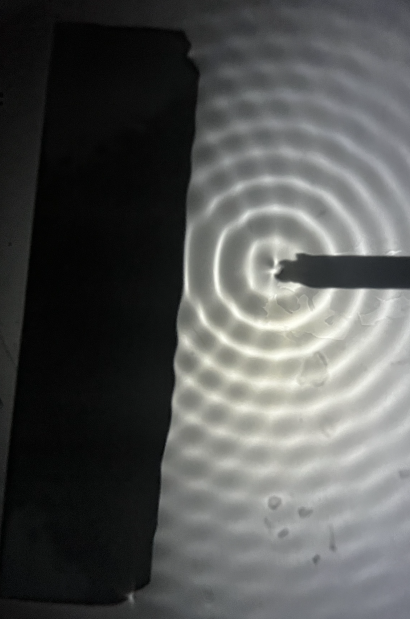
#> input picture agua/Captura de Pantalla 2024-04-07 a la(s) 22.02.20.png, 820 x 1238 px (shown at 1/2 size)
$ jupyter execute Untitled.ipynb
#> lines starting #> are read from the running program, lines starting #| are printed output that depends on the picture
[cell 1]
from PIL import Image
import numpy as np
import matplotlib.pyplot as plt

[cell 2]
def cargar_imagen(ruta_imagen, limites_recorte):
    # Carga la imagen
#> called with limites_recorte = (400, 0, 700, 500)
    with Image.open(ruta_imagen) as img:
        # Recorta la imagen
#> img is the input picture: PIL image 820x1238 RGBA; mean R, G, B, A 84.6, 86, 84.9, 255
        img_recortada = recortar_imagen(img, limites_recorte)
#> in recortar_imagen, `return imagen.crop(limites_recorte)`:
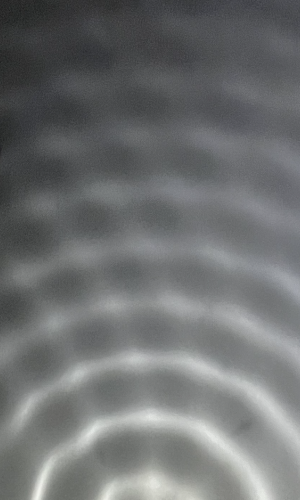
#> returned value: PIL image 300x500 RGBA; mean R, G, B, A 110.6, 112.7, 113.3, 255
        # Convierte la imagen a escala de grises
        img_recortada_gris = img_recortada.convert('L')
        # Convierte la imagen recortada a un array numpy
        imagen_array = np.array(img_recortada_gris)
        # Obtiene las dimensiones de la imagen recortada en píxeles
        ancho_pixeles, alto_pixeles = img_recortada_gris.size
#> ancho_pixeles = 300; alto_pixeles = 500
        # Convierte las dimensiones de píxeles a centímetros
        ancho_cm = ancho_pixeles * 0.8/100
#> ancho_cm = 2.4
        alto_cm = alto_pixeles * 0.8/100
#> alto_cm = 4
        return imagen_array, ancho_cm, alto_cm

def recortar_imagen(imagen, limites_recorte):
    """
    Recorta la imagen utilizando los límites especificados y devuelve la imagen recortada.
    Los limites_recorte deben ser una tupla (izquierda, superior, derecha, inferior).
    """
    return imagen.crop(limites_recorte)

def mostrar_grafica_imagen(info):
    # Muestra la imagen recortada
    imagen_array, ancho_cm, alto_cm = info
    plt.imshow(imagen_array, cmap='gray', extent=(0, ancho_cm, 0, alto_cm))
    plt.title("Imagen Recortada")
    plt.xlabel("Ancho (cm)")
    plt.ylabel("Alto (cm)")
    plt.colorbar(label='Intensidad de Grises')
    plt.show()

def graficar_intensidad(info, orientacion_eje_x):
    # Determina la orientación del eje x
#> called with orientacion_eje_x = 'columna'
    imagen_array, ancho_cm, alto_cm = info
#> ancho_cm = 2.4; alto_cm = 4
    fig, axs = plt.subplots(1, 2, figsize=(10, 5))
    im1 = axs[0].imshow(imagen_array, cmap='gray', extent=(0, ancho_cm, 0, alto_cm))
    axs[0].set_title("Imagen Recortada")
    axs[0].set_xlabel("Ancho (cm)")
    axs[0].set_ylabel("Alto (cm)")
    plt.colorbar(im1, ax=axs[0], label='Intensidad de Grises')
    if orientacion_eje_x == 'fila':
        intensidad = np.mean(imagen_array, axis=0)
        x = np.linspace(0, ancho_cm, len(intensidad))
        axs[1].plot(x, intensidad)
        axs[1].set_title("Intensidad de Grises")
        axs[1].set_xlabel("Eje x [cm]")
        axs[1].set_ylabel("Intensidad Promedio")
        axs[1].scatter(4,130)
    elif orientacion_eje_x == 'columna':
        intensidad = np.mean(imagen_array, axis=1)
#> intensidad = 500 values, max 162.1 at index 420, min 59.06 at index 1, mean 112.2
        y = np.linspace(0, alto_cm, len(intensidad))
#> y = 500 values from 0 to 4
        axs[1].plot(y, intensidad)
        axs[1].set_title("Intensidad de Grises")
        axs[1].set_xlabel("Eje y [cm]")
        axs[1].set_ylabel("Intensidad Promedio")
    plt.subplots_adjust(wspace=0.5)

Onda puntual

[cell 3]
# Ruta de la imagen y límites de recorte
ruta_imagen = 'Captura de Pantalla 2024-04-07 a la(s) 22.02.20.png'
limites_recorte = (400, 0, 700, 500)

# Carga de la imagen y obtención de dimensiones
info = cargar_imagen(ruta_imagen, limites_recorte)
# Muestra la gráfica de la imagen recortada


# Grafica la intensidad con orientación del eje x en la columna de la mitad de la imagen
graficar_intensidad(info, orientacion_eje_x='columna')
print(64)
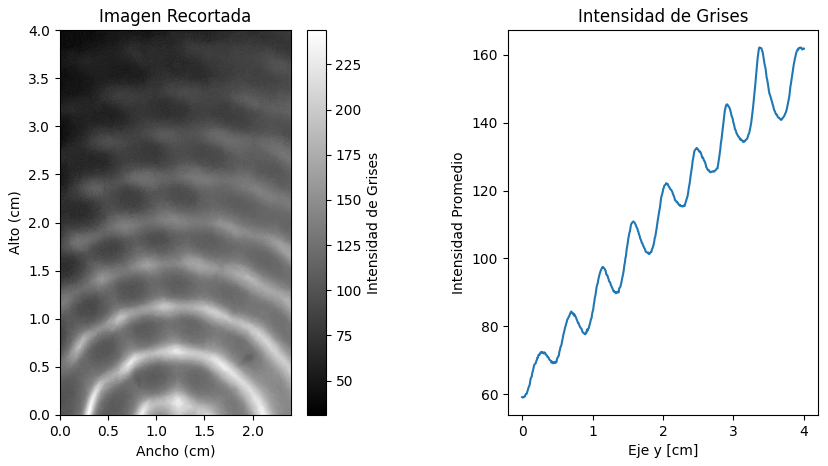
#> figure drawn by matplotlib, 3 panels; panel 2: curve peaks at x = 3.37, y = 162.1

[cell 4]
# Ruta de la imagen y límites de recorte
ruta_imagen = 'dos.png'
limites_recorte = (800, 0, 870, 400)

# Carga de la imagen y obtención de dimensiones
info = cargar_imagen(ruta_imagen, limites_recorte)
#> call 2 of cargar_imagen, with ruta_imagen = 'dos.png', limites_recorte = (800, 0, 870, 400)
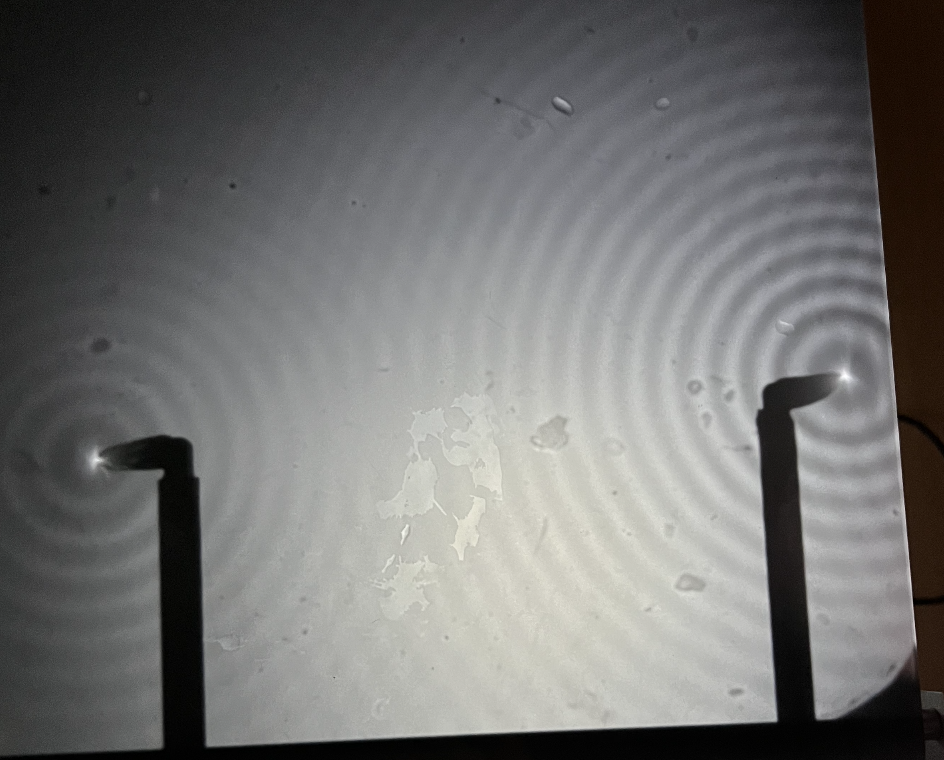
#> input picture agua/dos.png, 944 x 760 px
#> in cargar_imagen, img is the input picture: PIL image 944x760 RGBA; mean R, G, B, A 113.1, 113, 112, 255
#> call 2 of recortar_imagen, with limites_recorte = (800, 0, 870, 400)
#> in recortar_imagen (call 2), `return imagen.crop(limites_recorte)`:
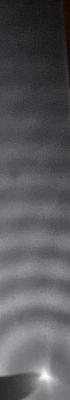
#> returned value: PIL image 70x400 RGBA; mean R, G, B, A 89, 88.9, 92.8, 255
# Muestra la gráfica de la imagen recortada

# Grafica la intensidad con orientación del eje x en la columna de la mitad de la imagen
graficar_intensidad(info, orientacion_eje_x='columna')
print(62)
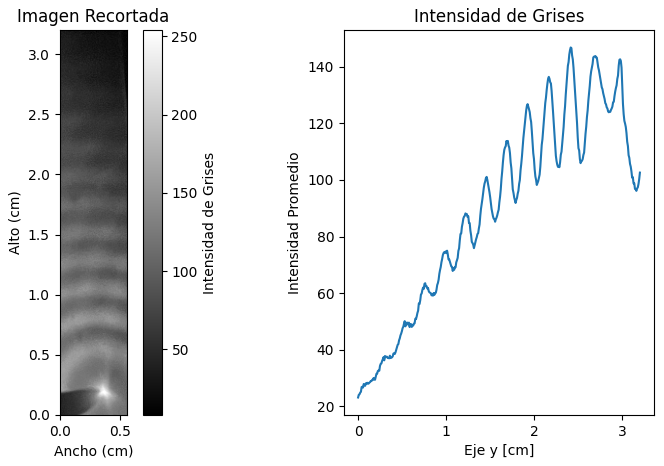
#> figure drawn by matplotlib, 3 panels; panel 2: curve peaks at x = 2.41, y = 146.7

[cell 5]
# Ruta de la imagen y límites de recorte
ruta_imagen = 'concavo.png'
limites_recorte = (1100, 0, 1200, 700)

# Carga de la imagen y obtención de dimensiones
info = cargar_imagen(ruta_imagen, limites_recorte)
#> call 3 of cargar_imagen, with ruta_imagen = 'concavo.png', limites_recorte = (1100, 0, 1200, 700)
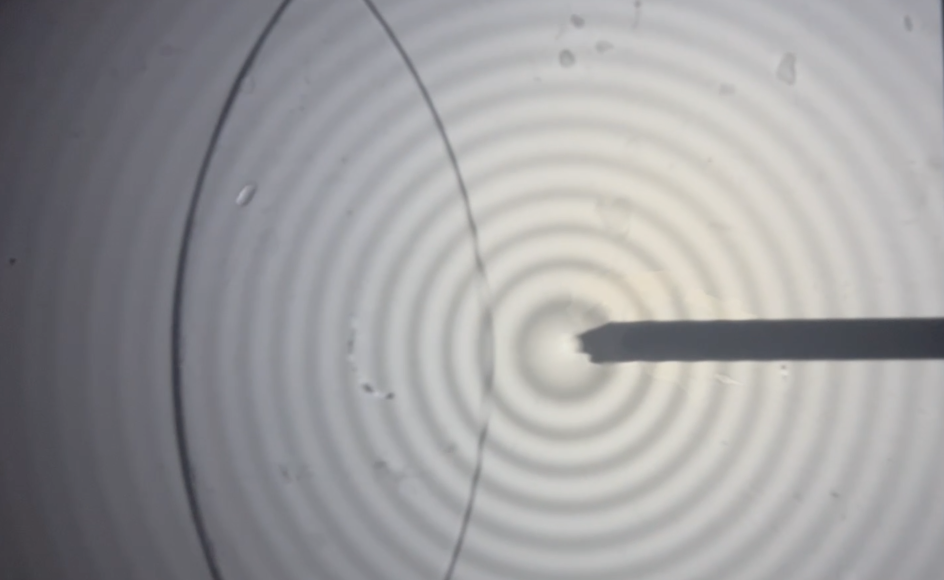
#> input picture agua/concavo.png, 1888 x 1160 px (shown at 1/2 size)
#> in cargar_imagen, img is the input picture: PIL image 1888x1160 RGBA; mean R, G, B, A 157.1, 156.6, 158.4, 255
#> call 3 of recortar_imagen, with limites_recorte = (1100, 0, 1200, 700)
#> in recortar_imagen (call 3), `return imagen.crop(limites_recorte)`:
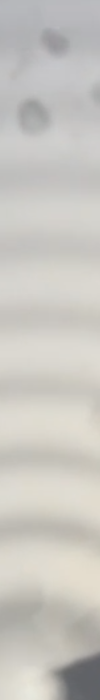
#> returned value: PIL image 100x700 RGBA; mean R, G, B, A 199.9, 197.7, 192.4, 255
# Muestra la gráfica de la imagen recortada

# Grafica la intensidad con orientación del eje x en la columna de la mitad de la imagen
graficar_intensidad(info, orientacion_eje_x='columna')
print(64)
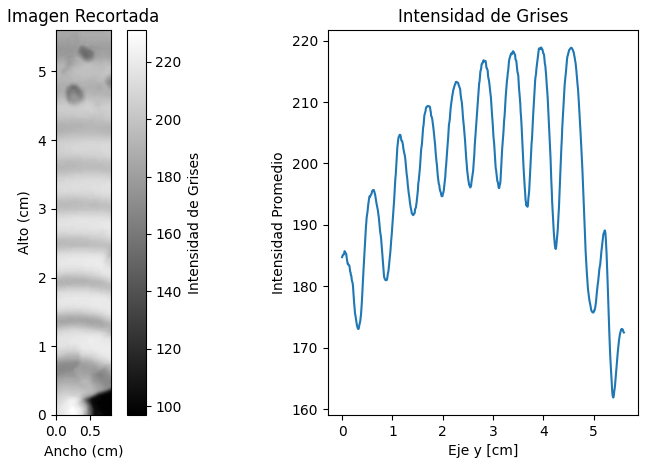
#> figure drawn by matplotlib, 3 panels; panel 2: curve peaks at x = 3.96, y = 218.9

[cell 6]
# Ruta de la imagen y límites de recorte
ruta_imagen = 'concavo.png'
limites_recorte = (0, 600, 1200, 750)

# Carga de la imagen y obtención de dimensiones
info = cargar_imagen(ruta_imagen, limites_recorte)
#> call 4 of recortar_imagen, with limites_recorte = (0, 600, 1200, 750)
#> in recortar_imagen (call 4), `return imagen.crop(limites_recorte)`:
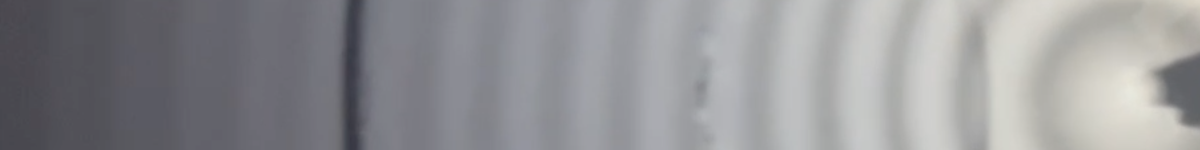
#> returned value: PIL image 1200x150 RGBA; mean R, G, B, A 146.2, 146.4, 149.2, 255
# Muestra la gráfica de la imagen recortada

# Grafica la intensidad con orientación del eje x en la columna de la mitad de la imagen
graficar_intensidad(info, orientacion_eje_x='fila')
print(64)
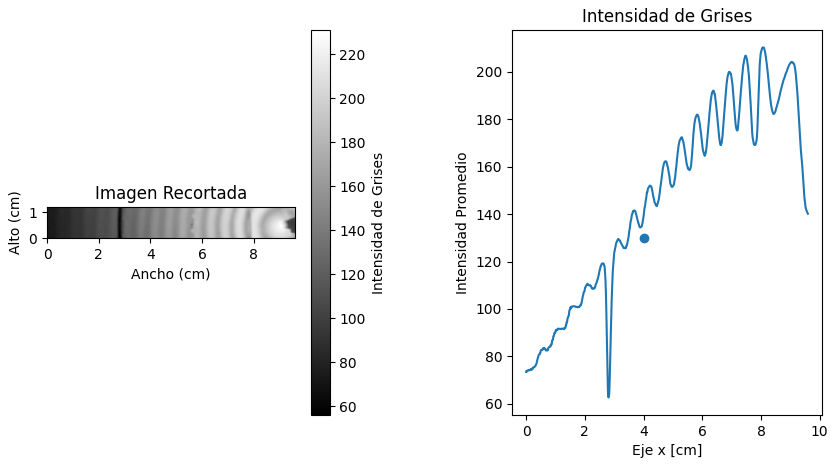
#> figure drawn by matplotlib, 3 panels; panel 2: curve peaks at x = 8.06, y = 210.2
